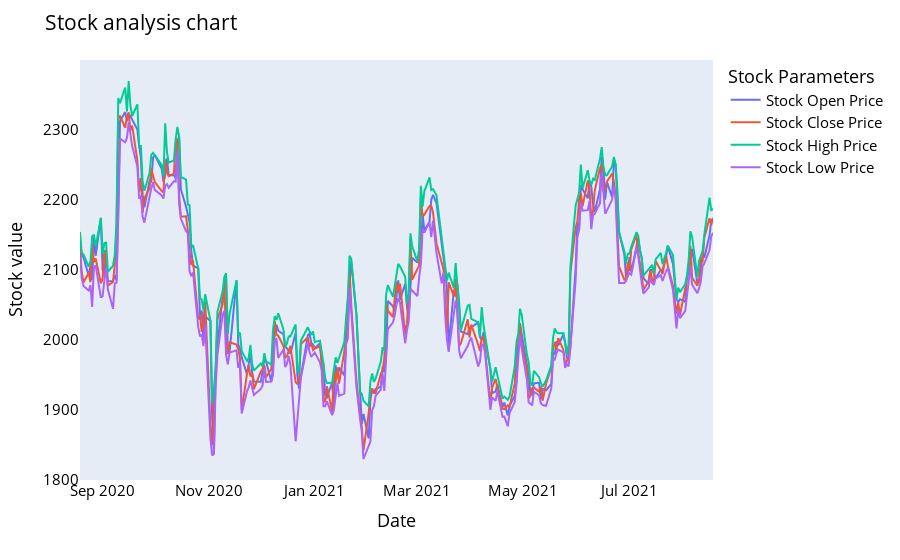

The notebook cell this image was saved under:
### Markdown cell above
<a name="trend"></a>

### Trend comparision between stock price, open price, close price, high price, low price

### Code cell
names = cycle(['Stock Open Price','Stock Close Price','Stock High Price','Stock Low Price'])

fig = px.line(bist100, x=bist100.date, y=[bist100['open'], bist100['close'], 
                                          bist100['high'], bist100['low']],
             labels={'date': 'Date','value':'Stock value'})
fig.update_layout(title_text='Stock analysis chart', font_size=15, font_color='black',legend_title_text='Stock Parameters')
fig.for_each_trace(lambda t:  t.update(name = next(names)))
fig.update_xaxes(showgrid=False)
fig.update_yaxes(showgrid=False)

fig.show()

### Figure 1 — Plotly figure (JSON) as saved in the notebook; plotly's stock layout.template omitted (floating-point values rounded to 4 significant figures; data arrays with more than 128 entries replaced by an {"elided": "..."} marker saying what was removed)
{"data": [{"hovertemplate": "variable=open<br>Date=%{x}<br>Stock value=%{y}<extra></extra>", "legendgroup": "open", "line": {"color": "#636efa", "dash": "solid"}, "marker": {"symbol": "circle"}, "mode": "lines", "name": "Stock Open Price", "orientation": "v", "showlegend": true, "type": "scatter", "x": {"elided": "249 str values"}, "xaxis": "x", "y": {"elided": "249 float values"}, "yaxis": "y"}, {"hovertemplate": "variable=close<br>Date=%{x}<br>Stock value=%{y}<extra></extra>", "legendgroup": "close", "line": {"color": "#EF553B", "dash": "solid"}, "marker": {"symbol": "circle"}, "mode": "lines", "name": "Stock Close Price", "orientation": "v", "showlegend": true, "type": "scatter", "x": {"elided": "249 str values"}, "xaxis": "x", "y": {"elided": "249 float values"}, "yaxis": "y"}, {"hovertemplate": "variable=high<br>Date=%{x}<br>Stock value=%{y}<extra></extra>", "legendgroup": "high", "line": {"color": "#00cc96", "dash": "solid"}, "marker": {"symbol": "circle"}, "mode": "lines", "name": "Stock High Price", "orientation": "v", "showlegend": true, "type": "scatter", "x": {"elided": "249 str values"}, "xaxis": "x", "y": {"elided": "249 float values"}, "yaxis": "y"}, {"hovertemplate": "variable=low<br>Date=%{x}<br>Stock value=%{y}<extra></extra>", "legendgroup": "low", "line": {"color": "#ab63fa", "dash": "solid"}, "marker": {"symbol": "circle"}, "mode": "lines", "name": "Stock Low Price", "orientation": "v", "showlegend": true, "type": "scatter", "x": {"elided": "249 str values"}, "xaxis": "x", "y": {"elided": "249 float values"}, "yaxis": "y"}], "layout": {"font": {"color": "black", "size": 15}, "legend": {"title": {"text": "Stock Parameters"}, "tracegroupgap": 0}, "margin": {"t": 60}, "title": {"text": "Stock analysis chart"}, "xaxis": {"anchor": "y", "domain": [0, 1], "showgrid": false, "title": {"text": "Date"}}, "yaxis": {"anchor": "x", "domain": [0, 1], "showgrid": false, "title": {"text": "Stock value"}}}}
